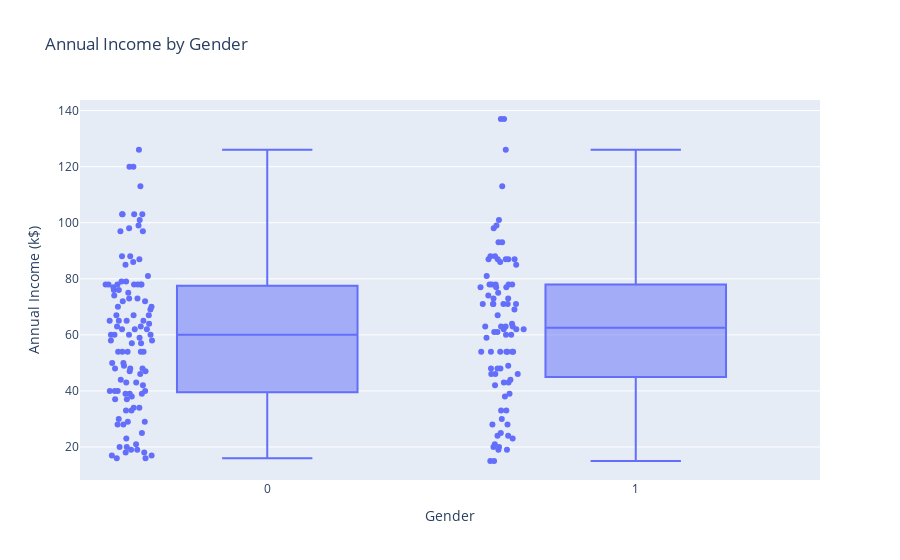

The code cell stored with this chart in its notebook:
### Markdown cell above
# Annual Income by Gender

### Code cell
fig = px.box(df, x='Gender', y='Annual Income (k$)', points='all', title='Annual Income by Gender')
fig.show()

### Figure 1 — Plotly figure (JSON) as saved in the notebook; plotly's stock layout.template omitted (floating-point values rounded to 4 significant figures; data arrays with more than 128 entries replaced by an {"elided": "..."} marker saying what was removed)
{"data": [{"alignmentgroup": "True", "boxpoints": "all", "hovertemplate": "Gender=%{x}<br>Annual Income (k$)=%{y}<extra></extra>", "legendgroup": "", "marker": {"color": "#636efa"}, "name": "", "notched": false, "offsetgroup": "", "orientation": "v", "showlegend": false, "type": "box", "x": {"elided": "200 int values"}, "x0": " ", "xaxis": "x", "y": {"elided": "200 int values"}, "y0": " ", "yaxis": "y"}], "layout": {"autosize": true, "boxmode": "group", "legend": {"tracegroupgap": 0}, "title": {"text": "Annual Income by Gender"}, "xaxis": {"anchor": "y", "autorange": true, "domain": [0, 1], "range": [-0.5064, 1.5], "title": {"text": "Gender"}, "type": "linear"}, "yaxis": {"anchor": "x", "autorange": true, "domain": [0, 1], "range": [8.222, 143.8], "title": {"text": "Annual Income (k$)"}, "type": "linear"}}}
